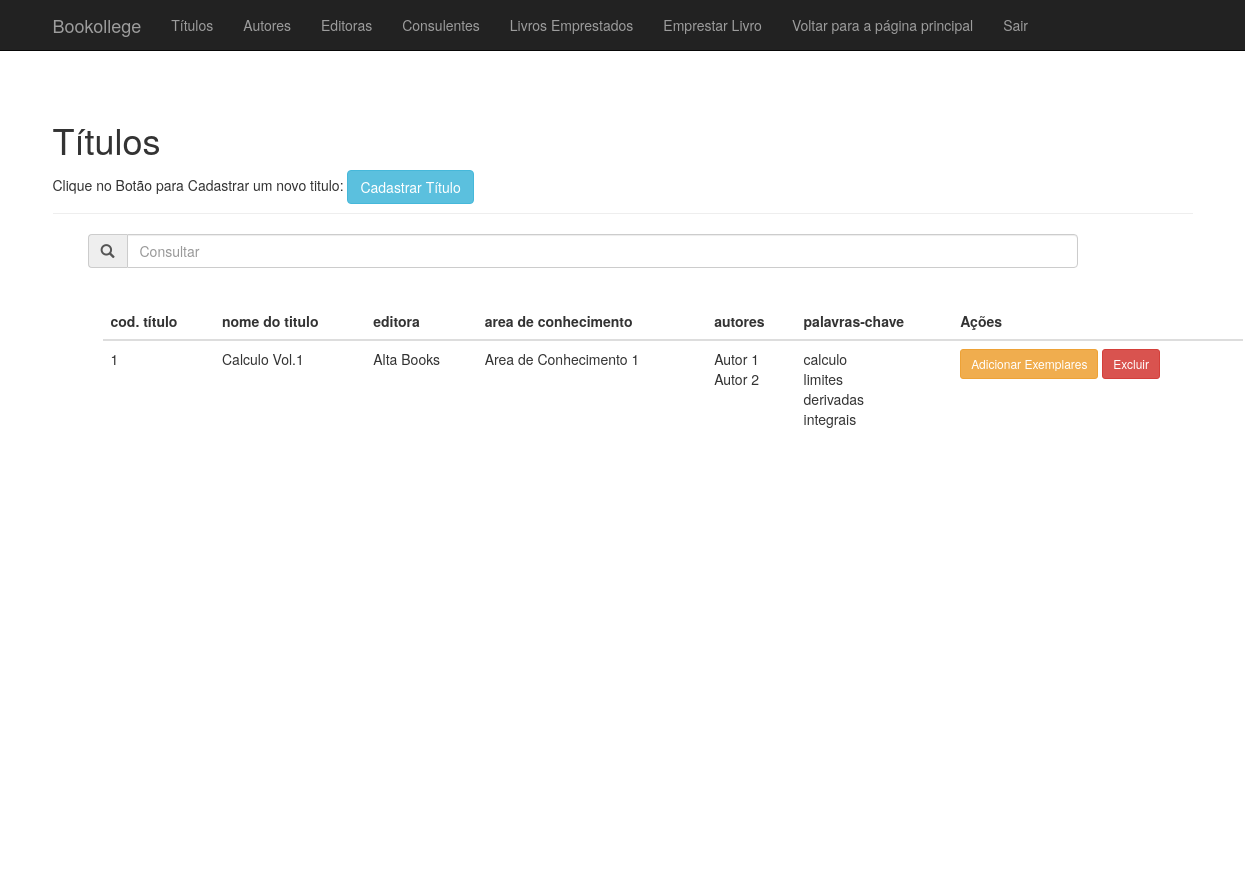
The page /titulo.php on the database its author committed.
### tables this page shows
CREATE TABLE IF NOT EXISTS `titulos` (
  `cod_titulo` int(11) NOT NULL AUTO_INCREMENT,
  `nome_titulo` varchar(200) NOT NULL,
  `cod_editora` int(11) NOT NULL,
  `cod_area_de_conhecimento` int(11) NOT NULL,
  PRIMARY KEY (`cod_titulo`),
  foreign key(cod_editora) references editoras(cod_editora),
  foreign key(cod_area_de_conhecimento) references areas_de_conhecimento(cod_area_de_conhecimento)
);

CREATE TABLE IF NOT EXISTS `editoras` (
  `cod_editora` int(11) NOT NULL AUTO_INCREMENT,
  `nome_editora` varchar(200) NOT NULL,
  `telefone_editora` int(9) NOT NULL,
  `endereco_editora` varchar(200) NOT NULL,
  `complemento_editora` varchar(200),
  `cep_editora` int(8) NOT NULL,
  `municipio_editora` varchar(200) NOT NULL,
  `estado_editora` varchar(2) NOT NULL,
  PRIMARY KEY (`cod_editora`)
);

CREATE TABLE IF NOT EXISTS `areas_de_conhecimento` (
  `cod_area_de_conhecimento` int(11) NOT NULL AUTO_INCREMENT,
  `desc_area_de_conhecimento` varchar(200) NOT NULL,
  PRIMARY KEY (`cod_area_de_conhecimento`)
);

CREATE TABLE IF NOT EXISTS `titulos_autores` (
  `cod_titulo` int(11) NOT NULL,
  `cod_autor` int(11) NOT NULL ,
  foreign key(cod_titulo) references titulos(cod_titulo),
  foreign key(cod_autor) references autores(cod_autor),
  PRIMARY KEY(`cod_titulo`,`cod_autor`)
);

CREATE TABLE IF NOT EXISTS `autores` (
  `cod_autor` int(11) NOT NULL AUTO_INCREMENT,
  `nome_autor` varchar(200) NOT NULL,
  `telefone_autor` int(9) NOT NULL,
  `endereco_autor` varchar(200) NOT NULL,
  `complemento_autor` varchar(200),
  `cep_autor` int(8) NOT NULL,
  `municipio_autor` varchar(200) NOT NULL,
  `estado_autor` varchar(2) NOT NULL,
  PRIMARY KEY (`cod_autor`)
);

CREATE TABLE IF NOT EXISTS `titulos_palavras_chaves` (
  `cod_titulo` int(11) NOT NULL,
  `cod_palavra_chave` int(11) NOT NULL,
  foreign key(cod_titulo) references titulos(cod_titulo),
  foreign key(cod_palavra_chave) references palavras_chave(cod_palavra_chave),
  PRIMARY KEY(`cod_titulo`,`cod_palavra_chave`)
);

CREATE TABLE IF NOT EXISTS `palavras_chave` (
  `cod_palavra_chave` int(11) NOT NULL AUTO_INCREMENT,
  `desc_palavra_chave` varchar(200) NOT NULL,
  PRIMARY KEY (`cod_palavra_chave`)
);

### titulo.php (the view, shortened to what this page needs)
<?php
	include_once("conexao.php");
	$consulta = "SELECT * FROM titulos";
	$con = $conn -> query ($consulta) or die ($conn);
?>
<!DOCTYPE html>
<html lang="pt-br">
	<head>
		<link rel="stylesheet" type="text/css" href="css/div.css"/>
		<link href="css/bootstrap.min.css" rel="stylesheet">
		<head>
		<link rel="stylesheet" href="https://maxcdn.bootstrapcdn.com/bootstrap/3.3.7/css/bootstrap.min.css">
  </head>
</head>
	<body>
<nav class="navbar navbar-inverse navbar-fixed-top">
  <div class="container">
	<div class="navbar-header">
	  <a class="navbar-brand" href="area_bibliotecario.php">Bookollege</a>
	</div>
	<div id="navbar" class="navbar-collapse collapse">
	  <ul class="nav navbar-nav">
		<li><a href='titulo.php'> Títulos</a></li>
		<li><a href='autor.php'> Autores</a></li>
		<li><a href='editora.php'> Editoras</a></li>
		<li><a href='consulente.php'> Consulentes</a></li>
		<li><a href='livros_emprestados.php'> Livros Emprestados</a></li>
		<li><a href='emprestar_livro.php'> Emprestar Livro</a></li>
		<li><a href="home.php">Voltar para a página principal</a></li>
		<li><a href="sair.php">Sair</a></li>
	  </ul>
	</div>
  </div>
</nav>
	 <div class="container theme-showcase" role="main">
	<div class="page-header">
        <h1>Títulos</h1>
		Clique no Botão para Cadastrar um novo titulo: <a href="cadastrar_titulo.php"> <button type="button" class="btn ttn-sm btn-info" >Cadastrar Título</button></a>
		</div><div class="container theme-showcase" role="main">
	<div id="general">
	<div class="form-group input-group">
	<span class="input-group-addon"><i class="glyphicon glyphicon-search"></i></span>
            <input name="consulta" id="txt_consulta" placeholder="Consultar" type="text" class="form-control">
        </div>
			<br/>
		<div class="container theme-showcase" role="main">
      <div class="row">
        <div class="col-md-12">
          <table id="tabela" class="table table-hover">
            <thead>
              <tr>
                <th>cod. título</th>
                <th>nome do titulo</th>
				<th>editora</th>
				<th>area de conhecimento</th>
				<th>autores</th>
				<th>palavras-chave</th>
				<th>Ações</th>
              </tr>
            </thead>
            <tbody>
				<?php
			    while($linhas = $con-> fetch_array()){
					echo "<tr>";
						echo "<td>".$linhas['cod_titulo']."</td>";
						$cod_titulo = $linhas['cod_titulo'];
						$result_usuario = "SELECT * FROM titulos WHERE cod_titulo = '$cod_titulo' LIMIT 1";
						$resultado_usuario = mysqli_query($conn, $result_usuario);
						$resultado = mysqli_fetch_assoc($resultado_usuario);
						echo "<td>".$resultado['nome_titulo']."</td>";
						$cod_editora = $resultado['cod_editora'];
						$cod_area = $resultado['cod_area_de_conhecimento'];
						$result_usuario = "SELECT * FROM editoras WHERE cod_editora = '$cod_editora' LIMIT 1";
						$resultado_usuario = mysqli_query($conn, $result_usuario);
						$resultado = mysqli_fetch_assoc($resultado_usuario);
						echo "<td>".$resultado['nome_editora']."</td>";
						$result_usuario = "SELECT * FROM areas_de_conhecimento WHERE cod_area_de_conhecimento = '$cod_area' LIMIT 1";
						$resultado_usuario = mysqli_query($conn, $result_usuario);
						$resultado = mysqli_fetch_assoc($resultado_usuario);
						echo "<td>".$resultado['desc_area_de_conhecimento']."</td>";
						$consulta2 = "SELECT * FROM titulos_autores WHERE cod_titulo = '$cod_titulo' ";
						$con2 = $conn -> query ($consulta2) or die ($conn);
						echo "<td>";
						while($linhas2 = $con2-> fetch_array()){
							$cod_autor = $linhas2['cod_autor'];
							$result_usuario = "SELECT * FROM autores WHERE cod_autor = '$cod_autor' LIMIT 1";
							$resultado_usuario = mysqli_query($conn, $result_usuario);
							$resultado = mysqli_fetch_assoc($resultado_usuario);
							echo $resultado['nome_autor']."</br>";
						}
						echo "</td>";
						$consulta3 = "SELECT * FROM titulos_palavras_chaves WHERE cod_titulo = '$cod_titulo' ";
						$con3 = $conn -> query ($consulta3) or die ($conn);
						echo "<td>";
						while($linhas3 = $con3-> fetch_array()){
							$cod_palavra_chave = $linhas3['cod_palavra_chave'];
							$result_usuario = "SELECT * FROM palavras_chave WHERE cod_palavra_chave = '$cod_palavra_chave' LIMIT 1";
							$resultado_usuario = mysqli_query($conn, $result_usuario);
							$resultado = mysqli_fetch_assoc($resultado_usuario);
							echo $resultado['desc_palavra_chave']."</br>";
						}
						echo "</td>"; ?>
						<td>
						<a href='btn_adicionar_exemplar.php?id=<?php echo $linhas['cod_titulo']; ?>'><button type='button' class='btn btn-sm btn-warning'>Adicionar Exemplares</button></a>
						<?php
						$teste=0;
						if($teste == 0){
						?>	<a href='btn_excluir_titulo.php?id=<?php echo $cod_titulo; ?>'><button type='button' class='btn btn-sm btn-danger'>Excluir</button></a>
						<?php
						}
					echo "</tr>";
				}
			?>
            </tbody>
          </table>
        </div>
		</div>
	</div>
	</div>
	</div>
	</body>

### css/div.css (style rules this page uses)
* { margin:0px; padding:0px; }
div#general { margin-left:20px; margin-right:20px; width:990px; height:660px; }

### rows shown on the page
titulos: cod_titulo "1", nome_titulo "Calculo Vol.1", cod_editora.nome_editora "Alta Books", cod_area_de_conhecimento.desc_area_de_conhecimento "Area de Conhecimento 1"
titulos_autores: cod_autor.nome_autor "Autor 1"
titulos_autores: cod_autor.nome_autor "Autor 2"
titulos_palavras_chaves: cod_palavra_chave.desc_palavra_chave "calculo"
titulos_palavras_chaves: cod_palavra_chave.desc_palavra_chave "limites"
titulos_palavras_chaves: cod_palavra_chave.desc_palavra_chave "derivadas"
titulos_palavras_chaves: cod_palavra_chave.desc_palavra_chave "integrais"
